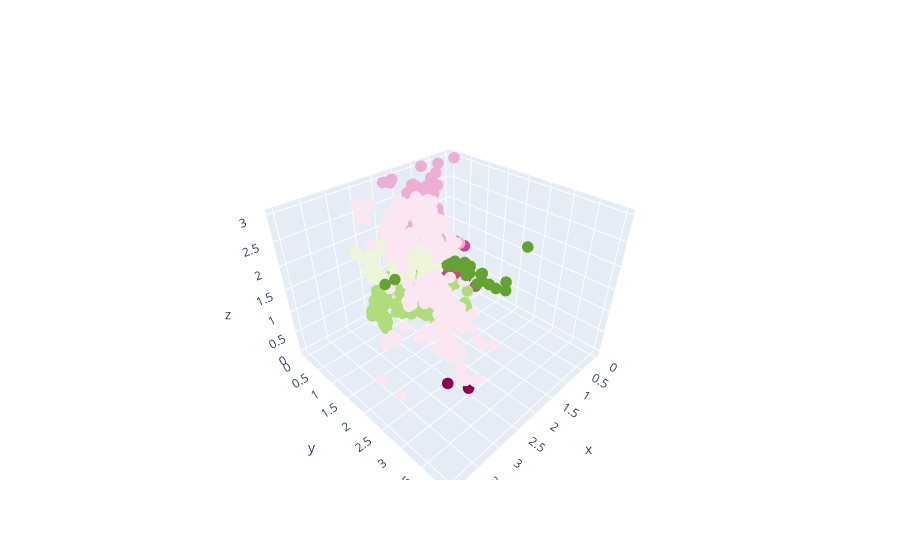

Source (notebook cell):
### Code cell
model3 = DBSCAN(eps=3, min_samples=5).fit(df)
df['Claster3'] = model3.labels_
fig = go.Figure(data=[go.Scatter3d(x=df["Salary"],y=df['Years of Experience'],z=df['Education Level'],mode='markers',marker_color=df['Claster3'], marker_size=4)])
fig.show()

### Figure 1 — Plotly figure (JSON) as saved in the notebook; plotly's stock layout.template omitted (floating-point values rounded to 4 significant figures; data arrays with more than 128 entries replaced by an {"elided": "..."} marker saying what was removed)
{"data": [{"marker": {"color": {"elided": "5148 int values"}, "size": 4}, "mode": "markers", "type": "scatter3d", "x": {"elided": "5148 float values"}, "y": {"elided": "5148 float values"}, "z": {"elided": "5148 int values"}}], "layout": {}}
